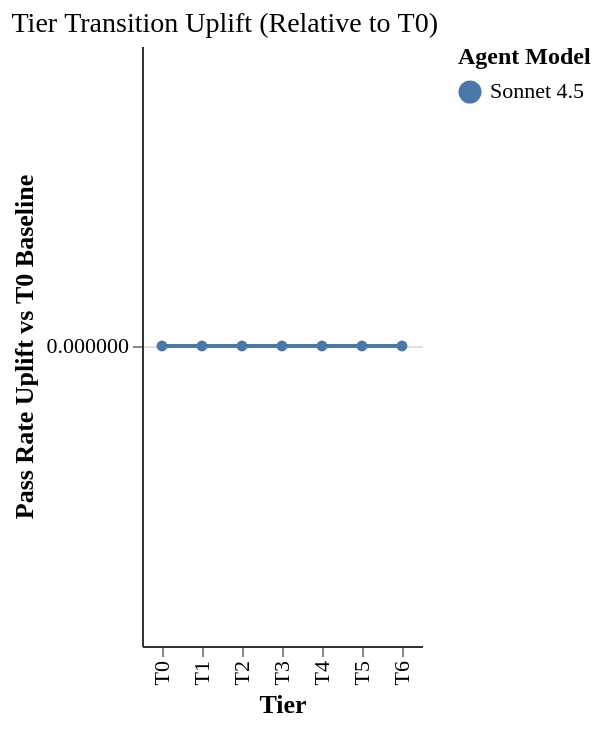

The Vega-Lite source for this figure:
### Vega-Lite specification from a JSON file in a GitHub repository (floating-point values rounded to 4 significant figures)
{"config": {"font": "serif", "axis": {"labelFontSize": 11, "titleFontSize": 13, "gridColor": "#e0e0e0", "domainColor": "#333333"}, "legend": {"labelFontSize": 11, "titleFontSize": 12}, "title": {"fontSize": 14, "anchor": "start", "fontWeight": "normal"}, "view": {"stroke": null, "continuousWidth": 400, "continuousHeight": 300}, "mark": {"tooltip": true}}, "data": {"name": "data-cb8d339a8ee839d3d0832e97c16d439b"}, "mark": {"type": "line", "point": true}, "encoding": {"color": {"field": "agent_model", "scale": {"domain": ["Sonnet 4.5"], "range": ["#4C78A8"]}, "title": "Agent Model", "type": "nominal"}, "tooltip": [{"field": "tier", "title": "Tier", "type": "ordinal"}, {"field": "agent_model", "title": "Model", "type": "nominal"}, {"field": "pass_rate", "format": ".2%", "title": "Pass Rate", "type": "quantitative"}, {"field": "uplift", "format": ".2%", "title": "Uplift", "type": "quantitative"}, {"field": "uplift_pct", "format": ".1f", "title": "Uplift %", "type": "quantitative"}], "x": {"field": "tier", "sort": ["T0", "T1", "T2", "T3", "T4", "T5", "T6"], "title": "Tier", "type": "ordinal"}, "y": {"field": "uplift", "title": "Pass Rate Uplift vs T0 Baseline", "type": "quantitative"}}, "title": "Tier Transition Uplift (Relative to T0)", "$schema": "https://vega.github.io/schema/vega-lite/v6.1.0.json", "datasets": {"data-cb8d339a8ee839d3d0832e97c16d439b": [{"agent_model": "Sonnet 4.5", "tier": "T0", "pass_rate": 1.0, "uplift": 0.0, "uplift_pct": 0.0, "significant": false}, {"agent_model": "Sonnet 4.5", "tier": "T1", "pass_rate": 1.0, "uplift": 0.0, "uplift_pct": 0.0, "significant": false}, {"agent_model": "Sonnet 4.5", "tier": "T2", "pass_rate": 1.0, "uplift": 0.0, "uplift_pct": 0.0, "significant": false}, {"agent_model": "Sonnet 4.5", "tier": "T3", "pass_rate": 1.0, "uplift": 0.0, "uplift_pct": 0.0, "significant": false}, {"agent_model": "Sonnet 4.5", "tier": "T4", "pass_rate": 1.0, "uplift": 0.0, "uplift_pct": 0.0, "significant": false}, {"agent_model": "Sonnet 4.5", "tier": "T5", "pass_rate": 1.0, "uplift": 0.0, "uplift_pct": 0.0, "significant": false}, {"agent_model": "Sonnet 4.5", "tier": "T6", "pass_rate": 1.0, "uplift": 0.0, "uplift_pct": 0.0, "significant": false}]}}
